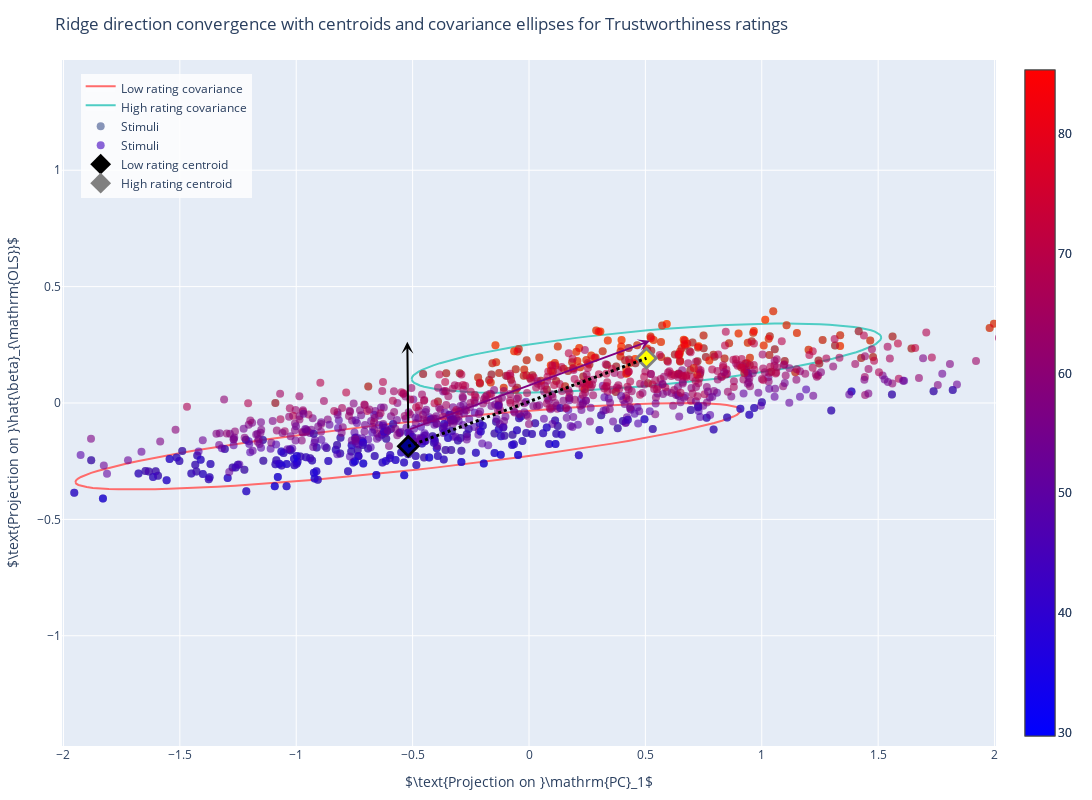

The cell this chart's notebook holds for it:
### Code cell
# ------------------------------------------------------------------
#  Ridge-path figure (Plotly, same projection as the widget)
#  – arrowheads via annotations, labels next to vectors
#  – vectors starting from centroid of low-rating points
#  – covariance ellipses for low and high rating groups
# ------------------------------------------------------------------
import numpy as np
import plotly.graph_objects as go
from sklearn.linear_model import LinearRegression

# ---------- utilities ---------------------------------------------
def _project(data: np.ndarray, b1: np.ndarray, b2: np.ndarray) -> np.ndarray:
    """Rotate the (b1,b2) plane by π/10 then project – matches the widget."""
    b1u = b1 / (np.linalg.norm(b1) + 1e-9)
    b2u = b2 / (np.linalg.norm(b2) + 1e-9)
    rot  = np.array([[np.cos(np.pi/40), -np.sin(np.pi/40)],
                    [np.sin(np.pi/40),  np.cos(np.pi/40)]])
    # rot = np.array([[1, 0],
    #                  [0, 1]])
    trans = rot @ np.vstack([b1u, b2u])
    d = data.reshape(1, -1) if data.ndim == 1 else data
    out = d @ trans.T
    return out[0] if data.ndim == 1 else out


def _add_arrow(fig: go.Figure,
            vec2d: np.ndarray,
            color: str,
            label: str | None = None,
            opacity: float = 1.0,
            start_point: np.ndarray = None):
    """
    Draw a vector with an arrowhead.  If `label` is given,
    place LaTeX text 5 % beyond the arrow tip.
    If start_point is None, starts from (0,0).
    """
    if np.allclose(vec2d, 0):
        return
    
    # Set start point (default to origin)
    if start_point is None:
        start_point = np.array([0.0, 0.0])
    
    # Calculate arrow end point
    end_point = start_point + vec2d

    # 1) arrow itself
    fig.add_annotation(
        x=end_point[0], y=end_point[1],   # arrowhead position
        ax=start_point[0], ay=start_point[1],  # tail position
        xref="x", yref="y", axref="x", ayref="y",
        showarrow=True,
        arrowhead=3, arrowsize=1, arrowwidth=2,
        arrowcolor=color,
        opacity=opacity,
        text=""                           # no text here
    )

    # 2) optional label, nudged 5 % further out
    if label is not None:
        tip = end_point + vec2d * 0.05
        fig.add_annotation(
            x=tip[0], y=tip[1],
            xref="x", yref="y",
            showarrow=False,
            text="",#label,
            font=dict(size=14, color=color),
            xanchor="center", yanchor="bottom"
        )


def _create_ellipse_points(center, cov_matrix, n_std=2, n_points=100):
    """
    Create points for a covariance ellipse.
    
    Parameters:
    - center: 2D center point of the ellipse
    - cov_matrix: 2x2 covariance matrix
    - n_std: number of standard deviations for the ellipse size
    - n_points: number of points to create the ellipse
    
    Returns:
    - x, y coordinates of ellipse points
    """
    # Eigendecomposition of covariance matrix
    eigenvals, eigenvecs = np.linalg.eigh(cov_matrix)
    
    # Sort eigenvalues and eigenvectors
    order = eigenvals.argsort()[::-1]
    eigenvals = eigenvals[order]
    eigenvecs = eigenvecs[:, order]
    
    # Calculate angle of rotation
    angle = np.arctan2(eigenvecs[1, 0], eigenvecs[0, 0])
    
    # Semi-axes lengths
    width = 2 * n_std * np.sqrt(eigenvals[0])
    height = 2 * n_std * np.sqrt(eigenvals[1])
    
    # Create ellipse in standard position
    t = np.linspace(0, 2 * np.pi, n_points)
    ellipse_x = (width / 2) * np.cos(t)
    ellipse_y = (height / 2) * np.sin(t)
    
    # Rotate ellipse
    cos_angle = np.cos(angle)
    sin_angle = np.sin(angle)
    
    x = center[0] + ellipse_x * cos_angle - ellipse_y * sin_angle
    y = center[1] + ellipse_x * sin_angle + ellipse_y * cos_angle
    
    return x, y


def _add_covariance_ellipse(fig, points, center, color, name, n_std=2, opacity=0.3):
    """
    Add a covariance ellipse to the plot.
    
    Parameters:
    - fig: Plotly figure object
    - points: 2D array of points for the group
    - center: center point of the ellipse
    - color: color for the ellipse
    - name: name for the legend
    - n_std: number of standard deviations
    - opacity: opacity of the ellipse fill
    """
    if len(points) < 2:
        return
    
    # Calculate covariance matrix
    cov_matrix = np.cov(points.T)
    
    # Create ellipse points
    x, y = _create_ellipse_points(center, cov_matrix, n_std=n_std)
    
    # Add ellipse to plot
    def hex_to_rgb(color):
        return [int(color[i+1:i+3], 16) for i in (0, 2, 4)]
    fig.add_trace(
        go.Scatter(
            x=x, y=y,
            mode="lines",
            line=dict(color=color, width=2),
            fill="toself",
            fillcolor=f"rgba{(*[int(c*255) for c in np.array(hex_to_rgb(color))], opacity)}",
            name=name,
            showlegend=True
        )
    )


# ---------- main helper -------------------------------------------
def create_ridge_alignment_plot(
    attribute: str = "trustworthy",
    n_samples: int | None = 1004,
    alphas: np.ndarray | None = None,
    n_alphas_to_show: int = 1,
    width: int = 800,
    height: int = 800,
):
    """
    • scatter of stimuli
    • β̂_OLS and v_CI vectors with arrowheads & on-plot LaTeX labels
    • dashed Ridge path with arrowheads for selected α
    • vectors starting from centroid of low-rating points
    • centroids and connecting line shown
    • covariance ellipses for low and high rating groups
    """
    # 1 – load data & key vectors
    X, y, Σ_v, pc1, _, _ = load_attribute_data(attribute)
    #remove the max y val from X and y
    X = X[y!= y.max()]
    y = y[y!= y.max()]
    y = -y

    if n_samples is not None:
        X, y = X[:n_samples], y[:n_samples]

    β_ols = -LinearRegression(fit_intercept=False).fit(X, y).coef_
    β_ols /= np.linalg.norm(β_ols) + 1e-12
    v_ci  = Σ_v @ β_ols
    v_ci /= np.linalg.norm(v_ci) + 1e-12

    
    # 2 – projection
    ortho = β_ols#orthogonalize(β_ols, pc1)
    X2d         = _project(X,        pc1, ortho) * 100
    X2d = -X2d
    β_ols_2d    = _project(β_ols,    pc1, ortho)#*np.array([0.5, 1])#*X2d[:,1].std()
    v_ci_2d     = _project(v_ci,     pc1, ortho)#*X2d[:,0].std()#*np.linalg.norm(v_ci)
    
    # 3 – calculate centroids and group masks
    low_rating_mask = y < y.mean()-y.std()
    high_rating_mask = y > y.mean()+y.std()
    print(y)
    
    low_centroid = np.mean(X2d[low_rating_mask], axis=0) if np.any(low_rating_mask) else np.array([0.0, 0.0])
    high_centroid = np.mean(X2d[high_rating_mask], axis=0) if np.any(high_rating_mask) else np.array([0.0, 0.0])
    
    # Get points for each group for covariance calculation
    low_points = X2d[low_rating_mask] if np.any(low_rating_mask) else np.array([]).reshape(0, 2)
    high_points = X2d[high_rating_mask] if np.any(high_rating_mask) else np.array([]).reshape(0, 2)

    dist_to_centroid = np.linalg.norm(high_centroid - low_centroid)
    y_dist_to_centroid = np.linalg.norm(high_centroid[1] - low_centroid[1])
    β_ols_2d = β_ols_2d * y_dist_to_centroid
    v_ci_2d = v_ci_2d * dist_to_centroid*1.2
    print(f"Distance between centroids: {dist_to_centroid}")
    print(f"Distance between centroids in y: {y_dist_to_centroid}")
    print(f"Low rating centroid (y < 70): {low_centroid}")
    print(f"High rating centroid (y > 70): {high_centroid}")
    print(f"Points with y < 70: {np.sum(low_rating_mask)}")
    print(f"Points with y > 70: {np.sum(high_rating_mask)}")

    # 4 – figure
    fig = go.Figure()

    # Add covariance ellipses first (so they appear behind other elements)
    _add_covariance_ellipse(fig, low_points, low_centroid, "#FF6B6B", "Low rating covariance", n_std=2, opacity=0.2)
    _add_covariance_ellipse(fig, high_points, high_centroid, "#4ECDC4", "High rating covariance", n_std=2, opacity=0.2)

    # stimuli scatter
    fig.add_trace(
        go.Scatter(
            x=X2d[low_rating_mask|high_rating_mask, 0], y=X2d[low_rating_mask|high_rating_mask, 1],
            mode="markers",
            marker=dict(size=8, color=y[low_rating_mask|high_rating_mask], colorscale="Viridis", showscale=True, opacity=0.6),
            name="Stimuli",
        )
    )
    # stimuli scatter
    fig.add_trace(
        go.Scatter(
            x=X2d[::, 0], y=X2d[::, 1],
            mode="markers",
            marker=dict(size=8, color=y[::], colorscale=[[0, "blue"], [1, "red"]], showscale=True, opacity=0.6),
            name="Stimuli",
        )
    )

    # Add centroids as markers
    for s, c1,c2 in [(18, 'black', 'grey'), (12, 'darkblue', 'yellow')]:
        fig.add_trace(
            go.Scatter(
                x=[low_centroid[0]], y=[low_centroid[1]],
                mode="markers",
                marker=dict(size=s, color=c1, symbol="diamond"),
                **({'name': "Low rating centroid"} if c1 == 'black' else {}),
                showlegend=False if c1 != 'black' else True,
            )
        )
    
        fig.add_trace(
            go.Scatter(
                x=[high_centroid[0]], y=[high_centroid[1]],
                mode="markers",
                marker=dict(size=s, color=c2, symbol="diamond"),
                **({'name': "High rating centroid"} if c1 == 'black' else {}),
                showlegend=False if c1 != 'black' else True,
            )
        )

    # Add line connecting centroids
    fig.add_trace(
        go.Scatter(
            x=[low_centroid[0], high_centroid[0]], 
            y=[low_centroid[1], high_centroid[1]],
            mode="lines",
            line=dict(color="black", width=3, dash="dot"),
            name="Centroid connection",
                showlegend=False

        )
    )

    # β̂_OLS and v_CI arrows with labels, starting from low centroid
    _add_arrow(fig, β_ols_2d, "black",  r"$\hat{\beta}_{\mathrm{OLS}}$", start_point=low_centroid+np.array([0, 0.07]))
    _add_arrow(fig, v_ci_2d,  "purple", r"$v_{\mathrm{CI}}$", start_point=low_centroid+np.array([0, 0.07]))



    # axes & layout
    fig.update_xaxes(
        title_text=r"$\text{Projection on }\mathrm{PC}_1$",
        range=[-2, 2], zeroline=False,
        scaleanchor="y", scaleratio=1)
    fig.update_yaxes(
        title_text=r"$\text{Projection on }\hat{\beta}_{\mathrm{OLS}}$",
        range=[-1, 1], zeroline=False,
        scaleanchor="x", scaleratio=1)
    fig.update_layout(
        width=width*2, height=height,
        title=r"Ridge direction convergence with centroids and covariance ellipses for Trustworthiness ratings",
        legend=dict(x=0.02, y=0.98, bgcolor="rgba(255,255,255,0.8)"),
        margin=dict(l=40, r=40, t=60, b=40),
    )
    return fig


# ------------------------------------------------------------------
# run example
# ------------------------------------------------------------------
if __name__ == "__main__":
    fig = create_ridge_alignment_plot()
    # Outside Jupyter this loads MathJax so LaTeX renders:
    fig.show(config={"mathjax": "cdn"})
    # fig.write_image("ridge_alignment.png", scale=3)  # needs kaleido

### Figure 1 — Plotly figure (JSON) as saved in the notebook; plotly's stock layout.template omitted (floating-point values rounded to 4 significant figures; data arrays with more than 128 entries replaced by an {"elided": "..."} marker saying what was removed)
{"data": [{"fill": "toself", "fillcolor": "rgba(65025, 27285, 27285, 0.2)", "line": {"color": "#FF6B6B", "width": 2}, "mode": "lines", "name": "Low rating covariance", "showlegend": true, "type": "scatter", "x": [-1.949, -1.945, -1.936, -1.921, -1.9, -1.874, -1.842, -1.805, -1.763, -1.716, -1.664, -1.607, -1.546, -1.481, -1.412, -1.339, -1.263, -1.184, -1.103, -1.019, -0.9327, -0.8451, -0.7561, -0.6662, -0.5757, -0.485, -0.3944, -0.3043, -0.2151, -0.1271, -0.04069, 0.04381, 0.126, 0.2057, 0.2824, 0.3559, 0.4259, 0.492, 0.5541, 0.6119, 0.6651, 0.7136, 0.7571, 0.7954, 0.8285, 0.8561, 0.8782, 0.8947, 0.9055, 0.9105, 0.9098, 0.9034, 0.8912, 0.8733, 0.8498, 0.8209, 0.7865, 0.7468, 0.7021, 0.6525, 0.5981, 0.5393, 0.4761, 0.409, 0.3382, 0.2638, 0.1864, 0.1061, 0.02325, -0.06175, -0.1486, -0.2369, -0.3264, -0.4166, -0.5073, -0.598, -0.6884, -0.7781, -0.8667, -0.954, -1.04, -1.123, -1.204, -1.282, -1.357, -1.429, -1.497, -1.561, -1.621, -1.677, -1.728, -1.774, -1.815, -1.85, -1.881, -1.906, -1.925, -1.938, -1.946, -1.949], "y": [-0.3403, -0.3465, -0.3521, -0.357, -0.3612, -0.3648, -0.3676, -0.3696, -0.371, -0.3716, -0.3714, -0.3705, -0.3688, -0.3665, -0.3633, -0.3595, -0.355, -0.3498, -0.3439, -0.3374, -0.3303, -0.3226, -0.3144, -0.3056, -0.2963, -0.2867, -0.2766, -0.2661, -0.2553, -0.2443, -0.233, -0.2215, -0.2098, -0.1981, -0.1863, -0.1746, -0.1628, -0.1512, -0.1397, -0.1284, -0.1173, -0.1065, -0.096, -0.08588, -0.07616, -0.06688, -0.05808, -0.0498, -0.04206, -0.0349, -0.02835, -0.02244, -0.01718, -0.0126, -0.008723, -0.005557, -0.003117, -0.001413, -0.0004522, -0.000238, -0.0007714, -0.00205, -0.004069, -0.006821, -0.01029, -0.01447, -0.01934, -0.02488, -0.03107, -0.03789, -0.04529, -0.05327, -0.06178, -0.07079, -0.08026, -0.09016, -0.1004, -0.1111, -0.122, -0.1332, -0.1446, -0.1561, -0.1678, -0.1796, -0.1914, -0.2031, -0.2148, -0.2264, -0.2378, -0.249, -0.26, -0.2706, -0.2809, -0.2908, -0.3004, -0.3094, -0.3179, -0.326, -0.3334, -0.3403]}, {"fill": "toself", "fillcolor": "rgba(19890, 52275, 49980, 0.2)", "line": {"color": "#4ECDC4", "width": 2}, "mode": "lines", "name": "High rating covariance", "showlegend": true, "type": "scatter", "x": [-0.5039, -0.5012, -0.4945, -0.4837, -0.469, -0.4503, -0.4278, -0.4015, -0.3716, -0.3381, -0.3013, -0.2612, -0.218, -0.1719, -0.1231, -0.0718, -0.01815, 0.03761, 0.09525, 0.1545, 0.2152, 0.2771, 0.3399, 0.4033, 0.4671, 0.5311, 0.595, 0.6586, 0.7215, 0.7835, 0.8444, 0.9039, 0.9619, 1.018, 1.072, 1.124, 1.173, 1.22, 1.263, 1.304, 1.341, 1.375, 1.406, 1.433, 1.456, 1.475, 1.491, 1.502, 1.509, 1.513, 1.512, 1.507, 1.499, 1.486, 1.469, 1.449, 1.424, 1.396, 1.364, 1.329, 1.291, 1.249, 1.204, 1.157, 1.107, 1.054, 0.9996, 0.9429, 0.8844, 0.8244, 0.763, 0.7007, 0.6376, 0.5739, 0.5099, 0.446, 0.3822, 0.319, 0.2565, 0.195, 0.1347, 0.07595, 0.01891, -0.03617, -0.08908, -0.1396, -0.1875, -0.2327, -0.2748, -0.3138, -0.3496, -0.3819, -0.4106, -0.4356, -0.4569, -0.4743, -0.4877, -0.4972, -0.5026, -0.5039], "y": [0.1021, 0.09477, 0.08782, 0.0813, 0.07523, 0.06963, 0.06452, 0.05992, 0.05586, 0.05235, 0.0494, 0.04703, 0.04525, 0.04405, 0.04345, 0.04346, 0.04406, 0.04526, 0.04705, 0.04942, 0.05238, 0.05589, 0.05996, 0.06455, 0.06967, 0.07527, 0.08135, 0.08788, 0.09482, 0.1022, 0.1099, 0.1179, 0.1262, 0.1348, 0.1437, 0.1527, 0.1619, 0.1712, 0.1806, 0.19, 0.1995, 0.2089, 0.2182, 0.2275, 0.2366, 0.2455, 0.2543, 0.2627, 0.2709, 0.2788, 0.2863, 0.2934, 0.3002, 0.3065, 0.3123, 0.3177, 0.3225, 0.3269, 0.3307, 0.3339, 0.3365, 0.3386, 0.3401, 0.341, 0.3413, 0.341, 0.3401, 0.3386, 0.3365, 0.3339, 0.3306, 0.3268, 0.3225, 0.3176, 0.3123, 0.3064, 0.3001, 0.2934, 0.2862, 0.2787, 0.2709, 0.2627, 0.2542, 0.2455, 0.2365, 0.2274, 0.2182, 0.2088, 0.1994, 0.1899, 0.1805, 0.1711, 0.1618, 0.1526, 0.1436, 0.1348, 0.1262, 0.1178, 0.1098, 0.1021]}, {"marker": {"color": {"elided": "354 float values"}, "colorscale": [[0, "#440154"], [0.1111, "#482878"], [0.2222, "#3e4989"], [0.3333, "#31688e"], [0.4444, "#26828e"], [0.5556, "#1f9e89"], [0.6667, "#35b779"], [0.7778, "#6ece58"], [0.8889, "#b5de2b"], [1, "#fde725"]], "opacity": 0.6, "showscale": true, "size": 8}, "mode": "markers", "name": "Stimuli", "type": "scatter", "x": {"elided": "354 float values"}, "y": {"elided": "354 float values"}}, {"marker": {"color": {"elided": "1003 float values"}, "colorscale": [[0, "blue"], [1, "red"]], "opacity": 0.6, "showscale": true, "size": 8}, "mode": "markers", "name": "Stimuli", "type": "scatter", "x": {"elided": "1003 float values"}, "y": {"elided": "1003 float values"}}, {"marker": {"color": "black", "size": 18, "symbol": "diamond"}, "mode": "markers", "name": "Low rating centroid", "showlegend": true, "type": "scatter", "x": [-0.5188], "y": [-0.1859]}, {"marker": {"color": "grey", "size": 18, "symbol": "diamond"}, "mode": "markers", "name": "High rating centroid", "showlegend": true, "type": "scatter", "x": [0.5045], "y": [0.1923]}, {"marker": {"color": "darkblue", "size": 12, "symbol": "diamond"}, "mode": "markers", "showlegend": false, "type": "scatter", "x": [-0.5188], "y": [-0.1859]}, {"marker": {"color": "yellow", "size": 12, "symbol": "diamond"}, "mode": "markers", "showlegend": false, "type": "scatter", "x": [0.5045], "y": [0.1923]}, {"line": {"color": "black", "dash": "dot", "width": 3}, "mode": "lines", "name": "Centroid connection", "showlegend": false, "type": "scatter", "x": [-0.5188, 0.5045], "y": [-0.1859, 0.1923]}], "layout": {"annotations": [{"arrowcolor": "black", "arrowhead": 3, "arrowsize": 1, "arrowwidth": 2, "ax": -0.5188, "axref": "x", "ay": -0.1159, "ayref": "y", "opacity": 1, "showarrow": true, "text": "", "x": -0.5227, "xref": "x", "y": 0.2632, "yref": "y"}, {"font": {"color": "black", "size": 14}, "showarrow": false, "text": "", "x": -0.5229, "xanchor": "center", "xref": "x", "y": 0.2822, "yanchor": "bottom", "yref": "y"}, {"arrowcolor": "purple", "arrowhead": 3, "arrowsize": 1, "arrowwidth": 2, "ax": -0.5188, "axref": "x", "ay": -0.1159, "ayref": "y", "opacity": 1, "showarrow": true, "text": "", "x": 0.5199, "xref": "x", "y": 0.2669, "yref": "y"}, {"font": {"color": "purple", "size": 14}, "showarrow": false, "text": "", "x": 0.5718, "xanchor": "center", "xref": "x", "y": 0.2861, "yanchor": "bottom", "yref": "y"}], "height": 800, "legend": {"bgcolor": "rgba(255,255,255,0.8)", "x": 0.02, "y": 0.98}, "margin": {"b": 40, "l": 40, "r": 40, "t": 60}, "title": {"text": "Ridge direction convergence with centroids and covariance ellipses for Trustworthiness ratings"}, "width": 1600, "xaxis": {"range": [-2, 2], "scaleanchor": "y", "scaleratio": 1, "title": {"text": "$\\text{Projection on }\\mathrm{PC}_1$"}, "zeroline": false}, "yaxis": {"range": [-1, 1], "scaleanchor": "x", "scaleratio": 1, "title": {"text": "$\\text{Projection on }\\hat{\\beta}_{\\mathrm{OLS}}$"}, "zeroline": false}}}
